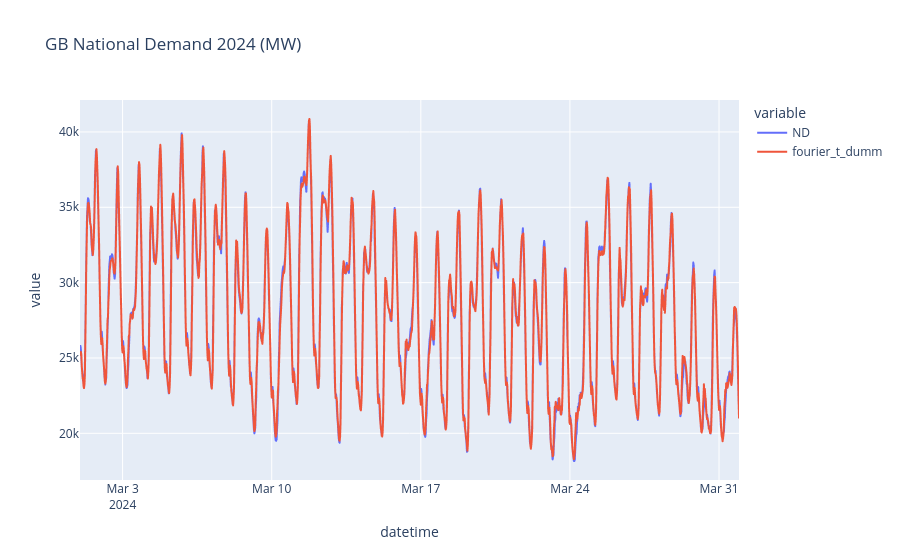

Notebook cell for this chart:
### Code cell
# plot these first to better see performance
y_comb_full = pd.concat([y_pred_full, y_fore_full])
df['fourier_t_dumm'] = y_comb_full

march3_df = df[df['month']==3]
#fig3 = px.line(march3_df, y=['ND', 'ND_lagged','fourier','fourier_full'], title='GB National Demand 2024 (MW)')
fig5 = px.line(march3_df, y=['ND','fourier_t_dumm'], title='GB National Demand 2024 (MW)')
fig5.show()

#dec_df = df[df['month']==12]
#fig3 = px.line(march3_df, y=['ND', 'ND_lagged','fourier','fourier_full'], title='GB National Demand 2024 (MW)')
#fig6 = px.line(dec_df, y=['ND','fourier_full'], title='GB National Demand 2024 (MW)')
#fig6.show()

#y_resid = df['ND'] - y_comb_full
#print(type(y_resid))
#print(y_resid[0:100])
#y_resid_march = y_resid[y_resid.index.month==3]
#fig_resid = px.line(y_resid_march)
#fig_resid.show()

### Figure 1 — Plotly figure (JSON) as saved in the notebook; plotly's stock layout.template omitted (floating-point values rounded to 4 significant figures; data arrays with more than 128 entries replaced by an {"elided": "..."} marker saying what was removed)
{"data": [{"hovertemplate": "variable=ND<br>datetime=%{x}<br>value=%{y}<extra></extra>", "legendgroup": "ND", "line": {"color": "#636efa", "dash": "solid"}, "marker": {"symbol": "circle"}, "mode": "lines", "name": "ND", "showlegend": true, "type": "scattergl", "x": {"elided": "1486 str values"}, "xaxis": "x", "y": {"elided": "1486 float values"}, "yaxis": "y"}, {"hovertemplate": "variable=fourier_t_dumm<br>datetime=%{x}<br>value=%{y}<extra></extra>", "legendgroup": "fourier_t_dumm", "line": {"color": "#EF553B", "dash": "solid"}, "marker": {"symbol": "circle"}, "mode": "lines", "name": "fourier_t_dumm", "showlegend": true, "type": "scattergl", "x": {"elided": "1486 str values"}, "xaxis": "x", "y": {"elided": "1486 float values"}, "yaxis": "y"}], "layout": {"legend": {"title": {"text": "variable"}, "tracegroupgap": 0}, "title": {"text": "GB National Demand 2024 (MW)"}, "xaxis": {"anchor": "y", "domain": [0, 1], "title": {"text": "datetime"}}, "yaxis": {"anchor": "x", "domain": [0, 1], "title": {"text": "value"}}}}
